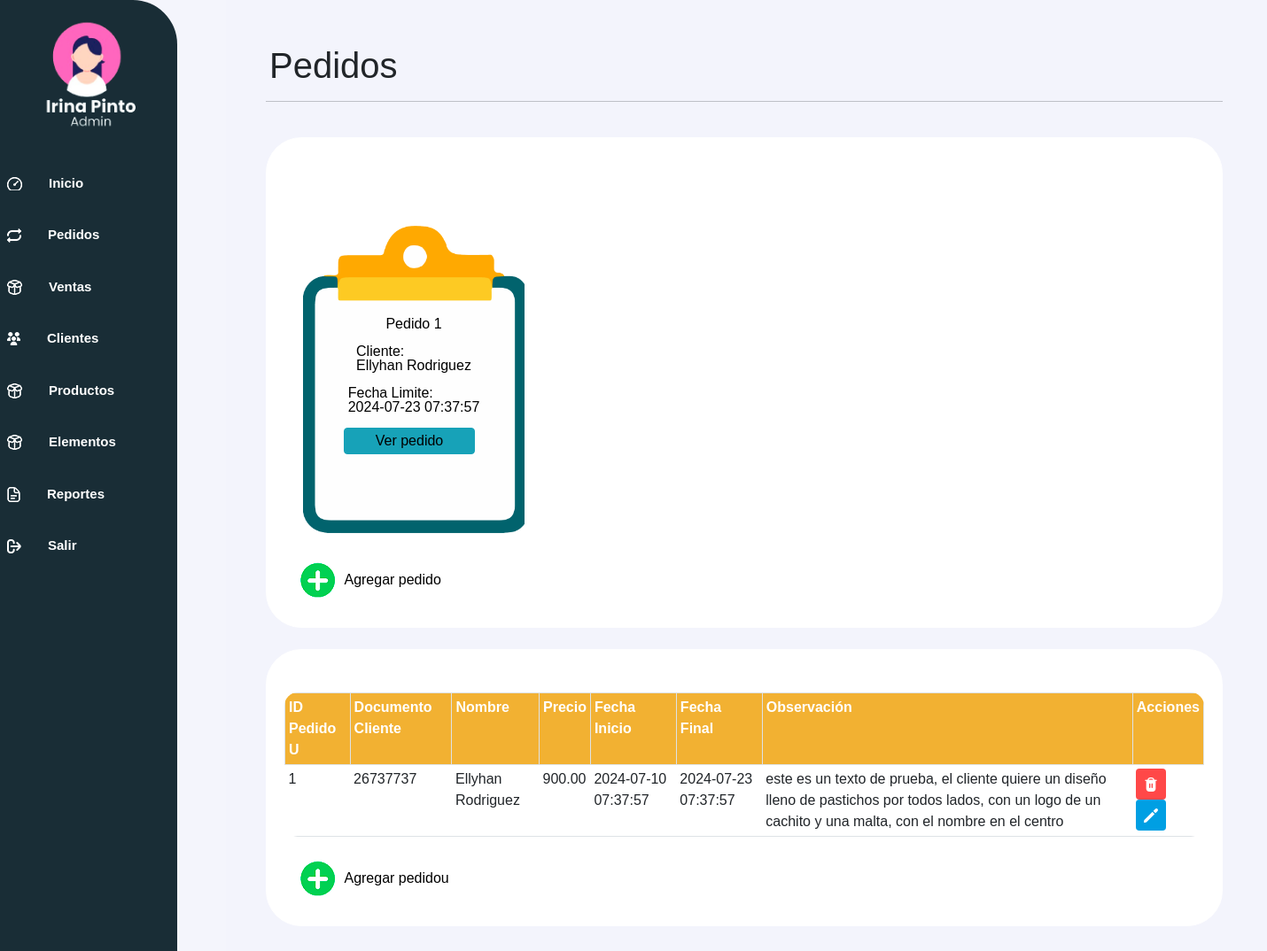
The page /controlador/pedido_controlador.php (signed in) on the database as committed earlier.
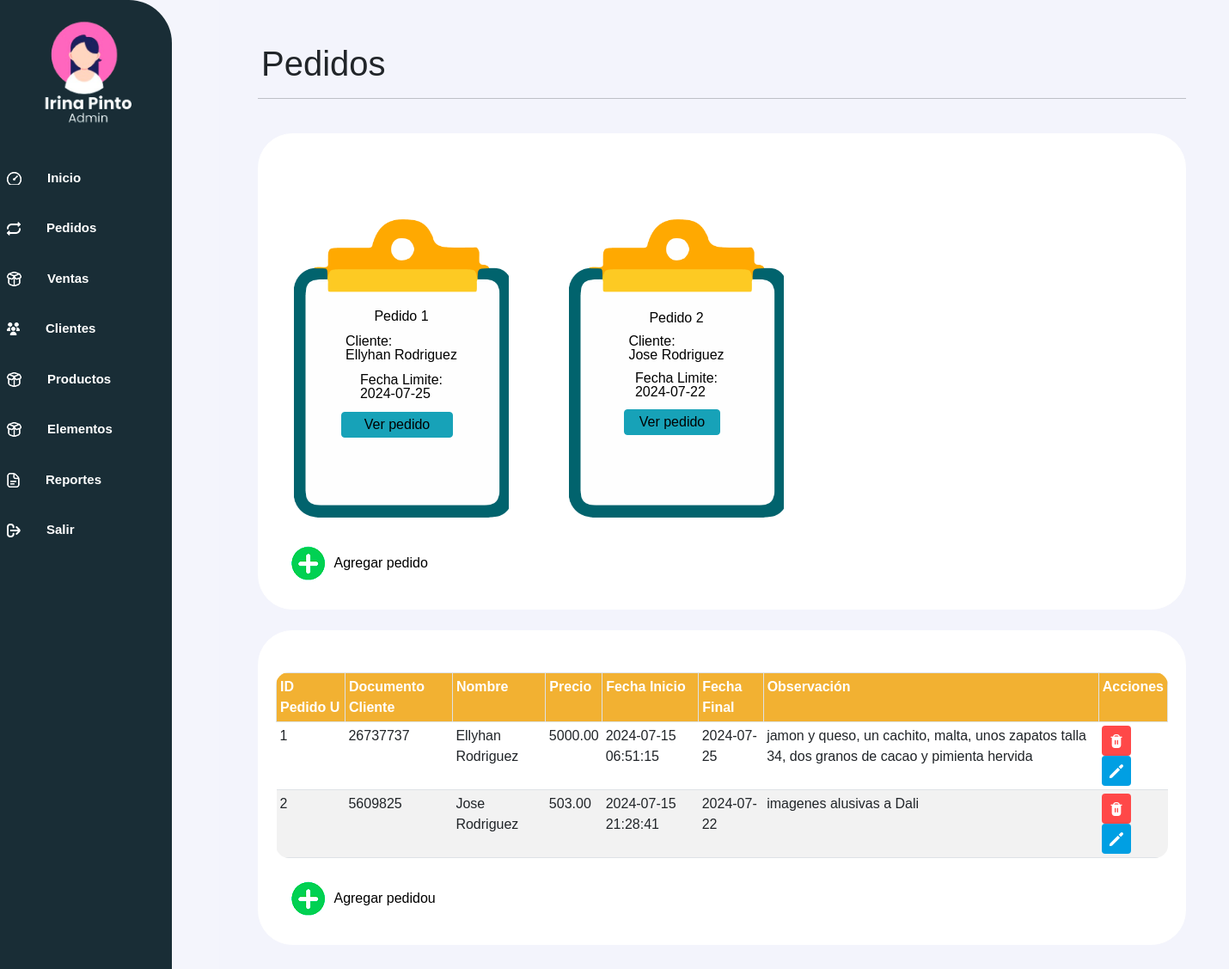
The same page on the database as committed later.
### tables this page shows
CREATE TABLE `pedido_uniforme` (
  `id_pedidoU` int(10) NOT NULL,
  `documento_cliente` varchar(10) DEFAULT NULL,
  `nombre` varchar(20) DEFAULT NULL,
  `precio` decimal(10,2) DEFAULT NULL,
  `img_producto` varchar(10) DEFAULT NULL,
  `fecha_inicio` datetime DEFAULT NULL,
  `fecha_final` date DEFAULT NULL,
  `observacion` varchar(500) DEFAULT NULL
);

### controlador/pedido_controlador.php (called while the page is built, shortened)
<?php
	require_once("../modelo/pedido_modelo.php");
	$objpedidou = new pedidouModelo();
	require_once("vista_controlador.php");
	$lista_pedidou1 = $objpedidou->consultar();
	$lista_pedidou = $objpedidou->pedidou_consultar();
	require_once("../vista/pedido_vista.php");
?>

### modelo/conexionPDO.php (called while the page is built, shortened)
<?php
class Conexion {
    private $conexion;
    function __construct(){
        $servidor="localhost";
        $usuarioBD="root";
        $claveBD="";
        $bd="gestion_de_pedidos_cpinto";
        try {
            $this->conexion=new PDO("mysql:host=$servidor;dbname=$bd",$usuarioBD,$claveBD);
            $this->conexion->setAttribute(PDO::ATTR_ERRMODE,PDO::ERRMODE_EXCEPTION);
        }
        catch(PDOException $fallo){
            die ("La conexion ha fallado.".$fallo->getMessage());
        }
    }
    public function conectar(){
        return $this->conexion;
    }
}
?>

### modelo/pedido_modelo.php (called while the page is built, shortened)
<?php
    require_once("conexionPDO.php");
    class pedidouModelo extends Conexion {
        private $objbd;
        public function __construct(){
			$this->objbd = parent::conectar();
		}
		public function consultar(){
			$lista = array();
			$registro = "SELECT * FROM pedido_uniforme";
			$preparado = $this->objbd->prepare($registro);
			$resul = $preparado->execute();
			while( $datos = $preparado->fetch(PDO::FETCH_ASSOC) ){
				$lista[] = $datos;
			}
			return $lista;
		}
		public function pedidou_consultar(){
			$lista = array();
			$registro = "SELECT * FROM pedido_uniforme";
			$preparado = $this->objbd->prepare($registro);
			$resul = $preparado->execute();
			while( $datos = $preparado->fetch(PDO::FETCH_ASSOC) ){
				$lista[] = $datos;
			}
			return $lista;
		}
}
?>

### vista/pedido_vista.php (the view, shortened to what this page needs)
<!DOCTYPE html>
<?php
   require_once("../modelo/conexionPDO.php");
?>
<html>
	<head>
        <link rel="stylesheet" href="../vista/css/estilos.css">
        <link href="https://cdn.lineicons.com/4.0/lineicons.css" rel="stylesheet" />
        <link rel="stylesheet" href="https://cdnjs.cloudflare.com/ajax/libs/font-awesome/5.15.4/css/all.min.css">
		<link rel="stylesheet" href="../vista/css/bootstrap.min.css">
        <link rel="stylesheet" href="../vista/css/sweetalert2.min.css">
	</head>
    <body>
    <div class="barra-lateral">
        <?php menuLateralOpcion(); ?>
    </div>
    <div class="contenido">
        <div class="ml-1">
            <h1>Pedidos</h1>
        </div>
        <hr>
        <div class="px-6 py-4">
        <div class="contenedor-entrada1 px-6 pt-5">
        <div id= "f1" class="contenedor-entrada1 px-6 pt-5">
            <?php foreach ($lista_pedidou as $pedidou){ ?>
                <div class="vista-tablon">
                    <div class="texto-contenedor">
                        <label class="texto-superior">Pedido
                            <?php echo $pedidou['id_pedidoU']; ?></label>
                        <label class="texto-superior">Cliente: <br>
                            <?php echo $pedidou['nombre']; ?></label>
                        <label class="texto-superior">Fecha Limite: <br>
                            <?php echo $pedidou['fecha_final']; ?></label>
                        <input type="submit" value="Ver pedido" name="verpedido" class="btn btn-info texto-superior">
                     </div>
                </div>
            <?php } ?>
        </div>
            <div class="add">
                <div>
                    <label for="btn-add" class="btn btn-infox modal_abrir_agregar">
                        <img src="../vista/img/iconmas.png" alt="">
                        <div class="texto-contenedor-pagina">
                            <span class="texto-superior">Agregar pedido</span>
                        </div>
                    </label>
                </div>
            </div>
        </div>
    </div>
</div>
<div class="px-6 py-4">
                <div class="contenedor-entrada1 px-6 pt-5">
                <div class="caja_scroll">
                    <table class="table table-striped table-bordered table-hover table-sm">
                        <tr>
                            <th>ID Pedido U</th>
                            <th>Documento Cliente</th>
                            <th>Nombre</th>
                            <th>Precio</th>
                            <th>Fecha Inicio</th>
                            <th>Fecha Final</th>
                            <th>Observación</th>
                            <th>Acciones</th>
                        </tr>
                        <?php foreach ($lista_pedidou as $pedidou){ ?>
                            <tr>
                                <td><?php echo $pedidou['id_pedidoU']; ?></td>
                                <td><?php echo $pedidou['documento_cliente']; ?></td>
                                <td><?php echo $pedidou['nombre']; ?></td>
                                <td><?php echo $pedidou['precio']; ?></td>
                                <td><?php echo $pedidou['fecha_inicio']; ?></td>
                                <td><?php echo $pedidou['fecha_final']; ?></td>
                                <td><?php echo $pedidou['observacion']; ?></td>
                                <td>
                                    <a href="../controlador/pedido_controlador.php?eliminarId=<?php echo $pedidou['id_pedidoU'] ?>" class="btn btn-rojo">
                                    <img src="../vista/img/trash.png" alt="Eliminar" width=16 height=16></a>
            <div class="add">
                <div>
                    <label for="btn-add"  class="btn btn-azul modal_abrir_modificar">
                        <a href="pedido_controlador.php?id=<?php echo $pedidou['id_pedidoU'] ?>">
                    <img src="../vista/img/pencil.png" alt="Modificar" width="16" height="16"></a>
                                    </label>
                </div>
                                </td>
                            </tr>
                        <?php } ?>
                    </table>
                </div>
                <div class="">
                    <a href="#" class="btn btn-infox modal_abrir_agregar">
                        <img src="../vista/img/iconmas.png" alt="">
                        <div class="texto-contenedor-pagina">
                        <span class="texto-superior">Agregar pedidou</span>
                        </div>
                    </a>
                </div>
            </div>
        </div>
    </body>
</html>

### controlador/vista_controlador.php (shortened to what this page needs)
<?php
	function menuLateralOpcion(){ ?>
    <div class="logo">
      <img src="../vista/img/logo.png" alt="Logo">
    </div>
    <ul class="menu">
        <li><img src="../vista/img/tacometro.png" alt="Inicio"><a href="../vista/inicio.php"><b>Inicio</b></a></li>
        <li><img src="../vista/img/arrows-repeat.png" alt="pedido"><a href="../controlador/pedido_controlador.php"><b>Pedidos</b></a></li>
        <li><img src="../vista/img/box-open.png" alt="venta"><a href="../controlador/venta_controlador.php"><b>Ventas</b></a></li>
        <li><img src="../vista/img/usuarios-alt.png" alt="Clientes"><a href="../controlador/cliente_controlador.php"><b>Clientes</b></a></li>
        <li><img src="../vista/img/box-open.png" alt="Productos"><a href="#"><b>Productos</b></a></li>
        <li><img src="../vista/img/box-open.png" alt="Productos"><a href="../controlador/elementos_controlador.php"><b>Elementos</b></a></li>
        <li><img src="../vista/img/documento.png" alt="Reportes"><a href="#"><b>Reportes</b></a></li>
        <li><img src="../vista/img/salir.png" alt="Volver"><a href="../vista/inicio.php?Volver"><b>Salir</b></a></li>
    </ul>
    <?php } ?>

### vista/css/estilos.css (style rules this page uses)
body { margin: 0; font-family: 'Poppins', sans-serif !important; }
.barra-lateral { width: 200px; height: 100%; background-color: #192D36; position: fixed; top: 0; left: 0; overflow-x: hidden; padding-top: 20px; border-top-right-radius: 50px; border-bottom-right-radius: 50px; }
.logo { text-align: center; margin-bottom: 30px; }
.logo img { width: 150px; height: auto; }
.menu { list-style-type: none; padding: 0; }
.menu li { padding: 8px; display: flex; align-items: center; color: #fff; }
.menu li a { display: flex; color: #fff; text-decoration: none; padding: 10px 20px; margin-left: 10px; align-items: center; font-size: 15px; }
.contenido { flex: 1; padding: 50px; height: auto; padding-left: 300px; background-color: #4858cf10; }
.px-6 { margin: 0 auto; max-width: 2000px; max-height: 1000px; }
.contenedor-entrada1 { background-color: white; width: auto; height: auto; border: 1px solid rgb(255, 255, 255); border-radius: 40px; padding: 20px; }
.btn { display: inline-block; margin-right: 10px; }
.texto-contenedor { display: flex; flex-direction: column; align-items: left; margin-top: 20px; margin-right: auto; }
.texto-contenedor-pagina { display: inline; align-items: left; margin-top: 20px; margin-right: auto; }
.texto-superior { font-family: 'Poppins', sans-serif; font-size: 16px; color: #000; font-weight: 500; line-height: 1.0; }
.btn-azul { background-color: #009fe3 !important; color: #fff !important; padding: 3px 8px !important; font-size: 18px !important; transition: background-color 0.3s !important;; }
.btn-rojo { background-color: #ff4848 !important; padding: 3px 8px !important; font-size: 18px !important; }
.table { border-radius: 15px; overflow: hidden; border-collapse: collapse; }
.table th { background-color: #FFBB35 !important; color: #fff; }
.table td { border: none; }
#f1 { display: grid; grid-template-columns: 320px 320px 320px ; }
.vista-tablon { display: flex; align-items: center; justify-content: center; background-image: url("../img/tablon.png"); background-size: cover; width: 250px; height: 350px; font-weight: bolder; }
.vista-tablon .btn { width: 100%; }
.vista-tablon .texto-superior { font-family: 'Poppins', sans-serif; font-size: 16px; color: #000; font-weight: 500; line-height: 1.0; margin-top: 10%; }
.vista-tablon .texto-contenedor { display: flex; align-items: center; justify-content: center; flex-direction: column; align-items: center; margin: 0; }

Rows that differ between the two databases and show on the page:
changed pedido_uniforme "Ellyhan Rodriguez": fecha_final "2024-07-23 07:37:57" → "2024-07-25"; precio "900.00" → "5000.00"; fecha_inicio "2024-07-10 07:37:57" → "2024-07-15 06:51:15"; observacion "este es un texto de prueba, el cliente quiere un diseño lleno de pastichos por todos lados, con un logo de un cachito y una malta, con el nombre en el centro" → "jamon y queso, un cachito, malta, unos zapatos talla 34, dos granos de cacao y pimienta hervida"
added pedido_uniforme: id_pedidoU "2", nombre "Jose Rodriguez", fecha_final "2024-07-22", documento_cliente "5609825", precio "503.00", fecha_inicio "2024-07-15 21:28:41", observacion "imagenes alusivas a Dali"
